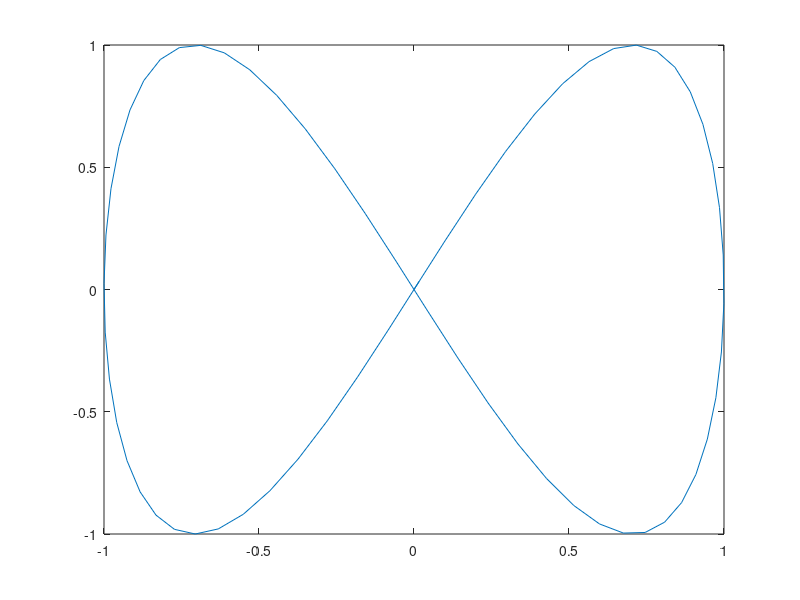

MATLAB code to generate this figure:
clear
clc

w1=1;
w2=2;
fa=pi/1;

t=0:0.1:2*pi+0.1;

for fa=0:0.02*pi:2*pi
    x=sin(w1*t);
    y=sin(w2*t+fa);
    plot(x,y);
    pause(.1)
end
